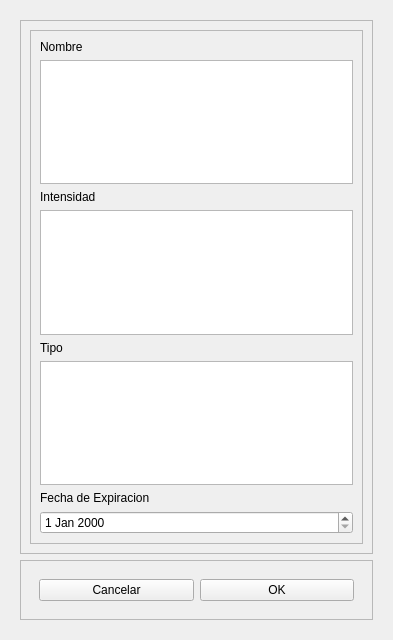
<?xml version="1.0" encoding="UTF-8"?>
<ui version="4.0">
 <class>Form</class>
 <widget class="QWidget" name="Form">
  <property name="geometry">
   <rect>
    <x>0</x>
    <y>0</y>
    <width>393</width>
    <height>640</height>
   </rect>
  </property>
  <property name="windowTitle">
   <string>Form</string>
  </property>
  <layout class="QHBoxLayout" name="horizontalLayout_2">
   <item>
    <widget class="QWidget" name="widget" native="true">
     <layout class="QVBoxLayout" name="verticalLayout_4">
      <item>
       <widget class="QFrame" name="frame_2">
        <property name="frameShape">
         <enum>QFrame::StyledPanel</enum>
        </property>
        <property name="frameShadow">
         <enum>QFrame::Raised</enum>
        </property>
        <layout class="QVBoxLayout" name="verticalLayout_3">
         <item>
          <widget class="QFrame" name="frame_4">
           <property name="frameShape">
            <enum>QFrame::StyledPanel</enum>
           </property>
           <property name="frameShadow">
            <enum>QFrame::Raised</enum>
           </property>
           <layout class="QVBoxLayout" name="verticalLayout_2">
            <item>
             <widget class="QLabel" name="label">
              <property name="text">
               <string>Nombre</string>
              </property>
             </widget>
            </item>
            <item>
             <widget class="QPlainTextEdit" name="textName"/>
            </item>
            <item>
             <widget class="QLabel" name="label_2">
              <property name="text">
               <string>Intensidad</string>
              </property>
             </widget>
            </item>
            <item>
             <widget class="QPlainTextEdit" name="textLevel"/>
            </item>
            <item>
             <widget class="QLabel" name="label_3">
              <property name="text">
               <string>Tipo</string>
              </property>
             </widget>
            </item>
            <item>
             <widget class="QPlainTextEdit" name="textType"/>
            </item>
            <item>
             <widget class="QLabel" name="label_4">
              <property name="text">
               <string>Fecha de Expiracion</string>
              </property>
             </widget>
            </item>
            <item>
             <widget class="QDateEdit" name="textDate"/>
            </item>
           </layout>
          </widget>
         </item>
        </layout>
       </widget>
      </item>
      <item>
       <widget class="QFrame" name="frame">
        <property name="frameShape">
         <enum>QFrame::StyledPanel</enum>
        </property>
        <property name="frameShadow">
         <enum>QFrame::Raised</enum>
        </property>
        <layout class="QVBoxLayout" name="verticalLayout">
         <item>
          <widget class="QWidget" name="widget_2" native="true">
           <layout class="QHBoxLayout" name="horizontalLayout">
            <item>
             <widget class="QPushButton" name="btnCancel">
              <property name="text">
               <string>Cancelar</string>
              </property>
             </widget>
            </item>
            <item>
             <widget class="QPushButton" name="btnOk">
              <property name="text">
               <string>OK</string>
              </property>
             </widget>
            </item>
           </layout>
          </widget>
         </item>
        </layout>
       </widget>
      </item>
     </layout>
    </widget>
   </item>
  </layout>
 </widget>
 <resources/>
 <connections/>
</ui>
